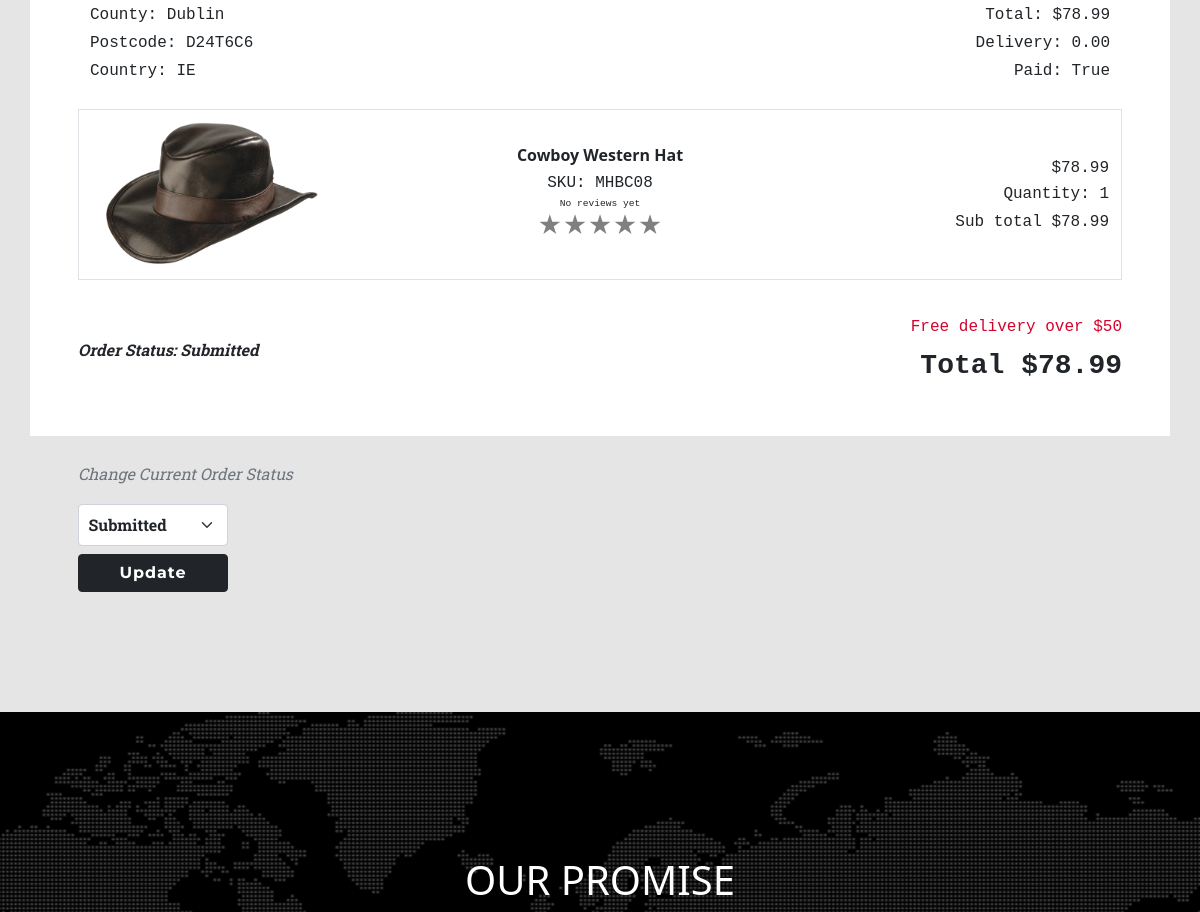
The page /manage/order/3F814367BD4D48099E7AE8FADEB651FA/ (signed in, middle part) on the database as committed earlier.
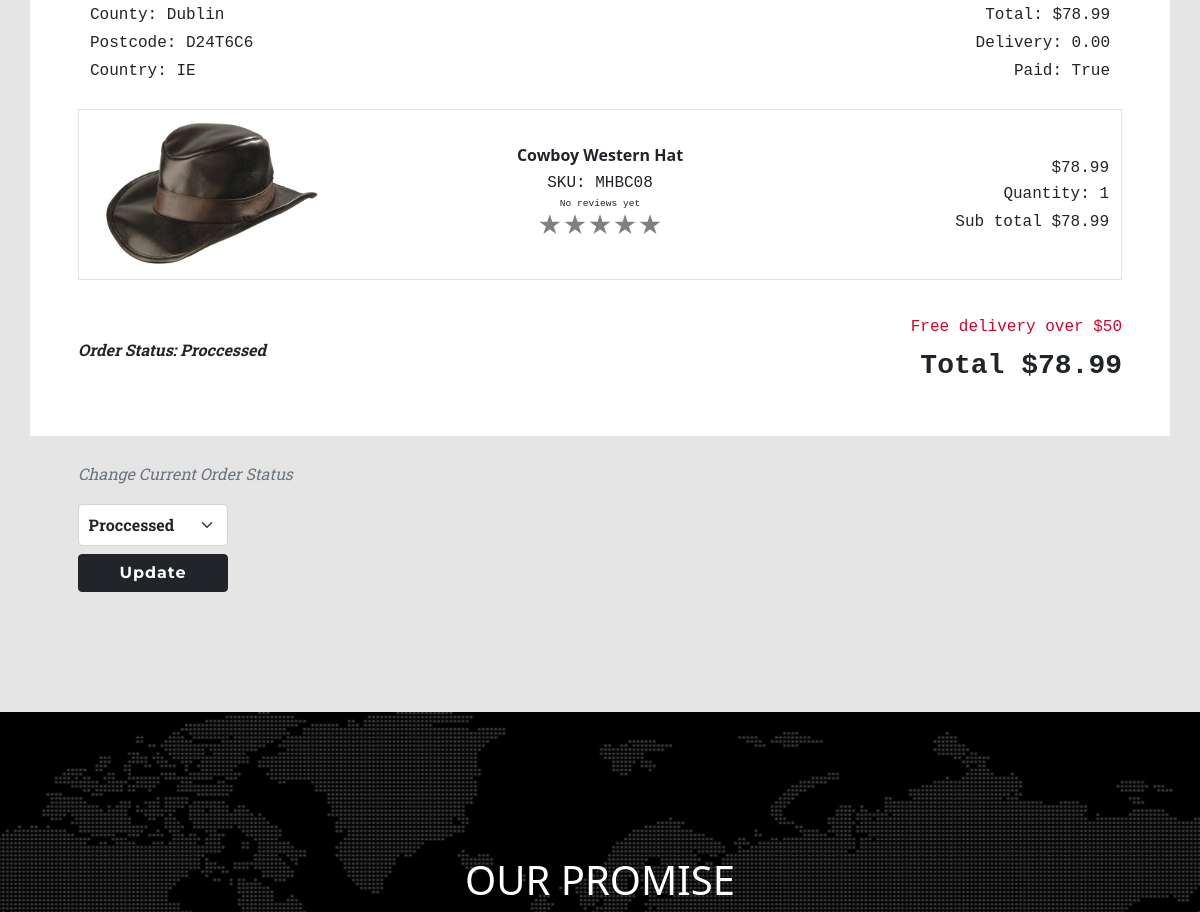
The same page on the database as committed later.
### checkout/models.py (models this page shows, shortened)
class Order(models.Model):
    SUBMITTED = 'Submitted'
    PROCESSED = 'Proccessed'
    SHIPPED = 'Shipped'
    CANCELLED = 'Cancelled'
    COMPLETED = 'Completed'
    ORDER_STATUS = [
        (SUBMITTED, 'Submitted'),
        (PROCESSED, 'Proccessed'),
        (SHIPPED, 'Shipped'),
        (CANCELLED, 'Cancelled'),
        (COMPLETED, 'Completed'),
    ]
    date = models.DateTimeField(auto_now_add=True)
    status = models.CharField(
        max_length=50, default=SUBMITTED, choices=ORDER_STATUS)
    order_number = models.CharField(
        max_length=32, null=False, editable=False)
    total = models.DecimalField(
        max_digits=10, decimal_places=2, default=0)
    delivery = models.DecimalField(
        max_digits=6, decimal_places=2, default=0)
    items = models.TextField(
        null=False, blank=False, default='')
    stripe_pid = models.CharField(
        max_length=254, null=False, blank=False, default='')
    paid = models.BooleanField(default=False)
    user_profile = models.ForeignKey(
        User, on_delete=models.SET_NULL,
        null=True, blank=True, related_name='orders')
    full_name = models.CharField(max_length=50)
    email = models.EmailField(max_length=50)
    shipping_name = models.CharField(max_length=50)
    address_line_1 = models.CharField(max_length=100)
    address_line_2 = models.CharField(max_length=100, blank=True)
    city = models.CharField(max_length=60)
    county = models.CharField(max_length=60, blank=True)
    postcode = models.CharField(max_length=30, blank=True)
    country = CountryField(blank_label='Country')

### administration/views.py (the view, shortened to what this page needs)
# urls.py: path('order/<order_number>/', views.order_view, name='order_view'),
@login_required
def order_view(request, order_number):
    order = get_object_or_404(Order, order_number=order_number)
    user = request.user
    if not user.is_superuser:
        messages.error(request, 'Only administartor can view this page')
        return redirect(reverse('home'))
    profile = order.user_profile
    admin = True
    status_form = OrderStatusForm(instance=order)
    issues = CustomerSuport.objects.all()
    try:
        issue = issues.get(order=order)
    except CustomerSuport.DoesNotExist:
        issue = None
    if profile:
        order_reviews = profile.user_review.filter(
                        order__order_number=order_number)
        order_list = list()
        for i in order_reviews:
            order_list.append(i.product.id)
    else:
        order_list = None
    template = 'checkout/checkout-success.html'
    context = {
        'status_form': status_form,
        'order_list': order_list,
        'from_profile': False,
        'issue': issue,
        'order': order,
        'admin': admin,
    }
    return render(request, template, context)

### shop/forms.py
class OrderStatusForm(forms.ModelForm):
    class Meta:
        model = Order
        fields = {
            'status'
        }
    def __init__(self, *args, **kwargs):
        super().__init__(*args, **kwargs)
        for field in self.fields:
            self.fields[field].widget.attrs['class'] = 'py-2'
        self.fields['status'].label = False

### cart/contexts.py (called while the page is built, shortened)
def cart_contents(request):
    cart_items = []
    total = 0
    before = 0
    item_count = 0
    availability = 0
    cart = request.session.get('cart', {})
    if total < 50:
        delivery = total * Decimal(10 / 100)
        free_deivery = 50 * total
    else:
        delivery = 0
        free_deivery = 0
    delivery = round(delivery, 2)
    grand_total = delivery + total
    grand_total = round(grand_total, 2)
    context = {
        'cart_items': cart_items,
        'total': total,
        'before': before,
        'item_count': item_count,
        'delivery': delivery,
        'free_deivery': free_deivery,
        'deivery_treshold': 10,
        'grand_total': grand_total,
    }
    return context

### checkout/templates/checkout/checkout-success.html (shortened to what this page needs)
{% extends 'base.html' %}
{% load static %}
{% block content %}
<section class="page-section">
    <div class="container bg-white p-4 px-lg-5">
        <div class="row m-0 p-0">
            <div class="col-md-6">
                {% if order.county %}
                <p class="mb-0 font-monospace">County: {{ order.county }}</p>
                {% endif %}
                {% if order.postcode %}
                <p class="mb-0 font-monospace">Postcode: {{ order.postcode }}</p>
                {% endif %}
                <p class="mb-0 font-monospace">Country: {{ order.country }}</p>
            </div>
            <div class="col-md-6 text-md-end">
                <p class="mb-0 font-monospace">Total: ${{ order.total }}</p>
                <p class="mb-0 font-monospace">Delivery: {{ order.delivery }}</p>
                <p class="mb-0 font-monospace">Paid: {{ order.paid }}</p>
            </div>
        </div>
        {% include 'includes/order-line-items.html' %}
        <div class="cart-conteiner bg-white row align-items-center mt-2 mt-sm-4">
            <div class="col-6">
                <div>
                    <p class="text-italic fw-bolder">Order Status: {{ order.status }}</p>
                </div>
            </div>
            <div class="col-6 h4 fw-bolder font-monospace text-end">
                <p>
                    {% if delivery != 0 %}
                    <span class="font-monospace h6">Delivery: {{ delivery }}</span> <br>
                    {% else %}
                    <span class="text-danger m-0 h6 font-monospace">Free delivery over $50</span> <br>
                    {% endif %}
                    <span class="h3 fw-bold font-monospace">Total ${{ order.total }} </span>
                </p>
            </div>
        </div>
    </div>
    {% include 'includes/forms/order-status-form.html' %}
</section>
{% endblock %}

### checkout/templates/includes/forms/order-status-form.html (shortened to what this page needs)
 {% load crispy_forms_tags %}
<div class="container p-4 px-lg-5">
    {% if admin %}
    <form class="form" method="POST" action="{% url 'order_view' order.order_number %}">
        <div class="form-group m-0">
            <p class="text-muted text-italic">Change current order status</p>
            <div class="input-group d-flex">
                <div class="col-6 col-md-3">
                    <div class="text-italic fw-bolder">
                        {{ status_form|crispy }}
                    </div>
                    <button type='submit' class='btn btn-dark w-100'>
                        Update
                    </button>
                </div>
            </div>
        </div>
    </form>
    {% endif %}
</div>

Rows that differ between the two databases and show on the page:
changed Order "Dublin": status "Submitted" → "Proccessed"
